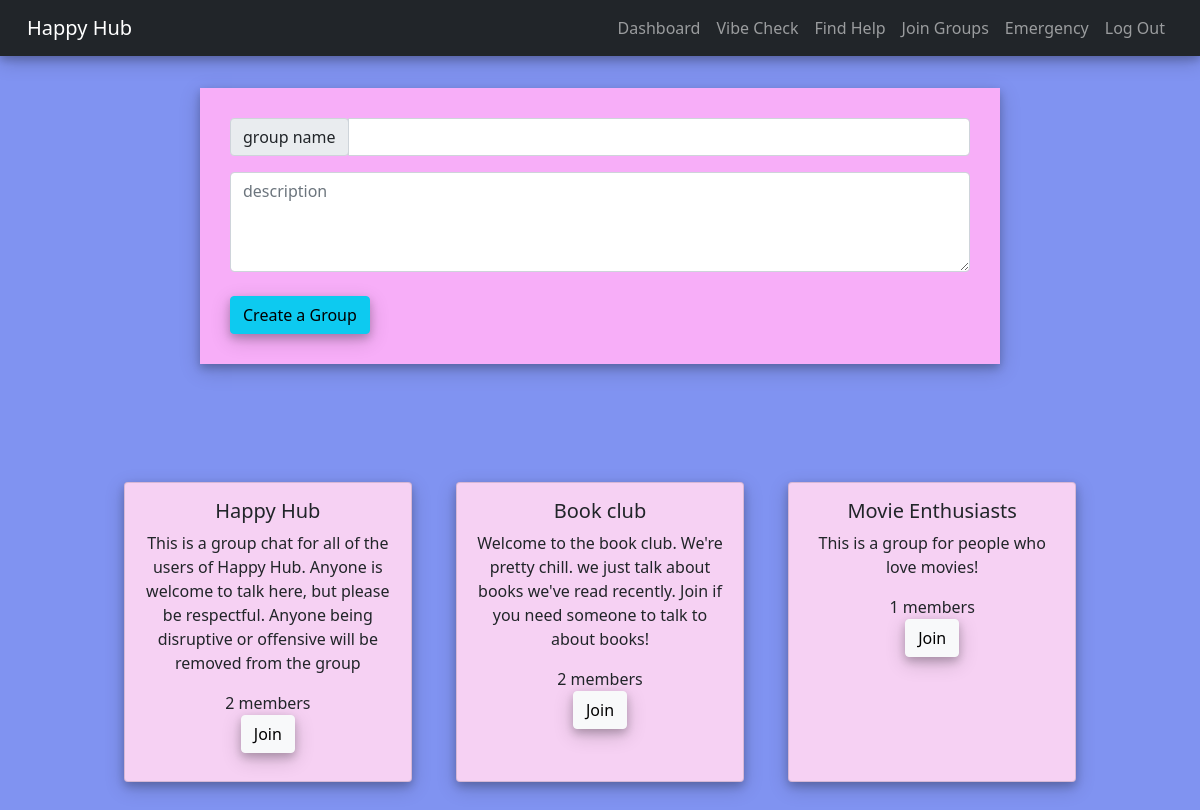
/group (signed in), run on an earlier commit of the app's database.
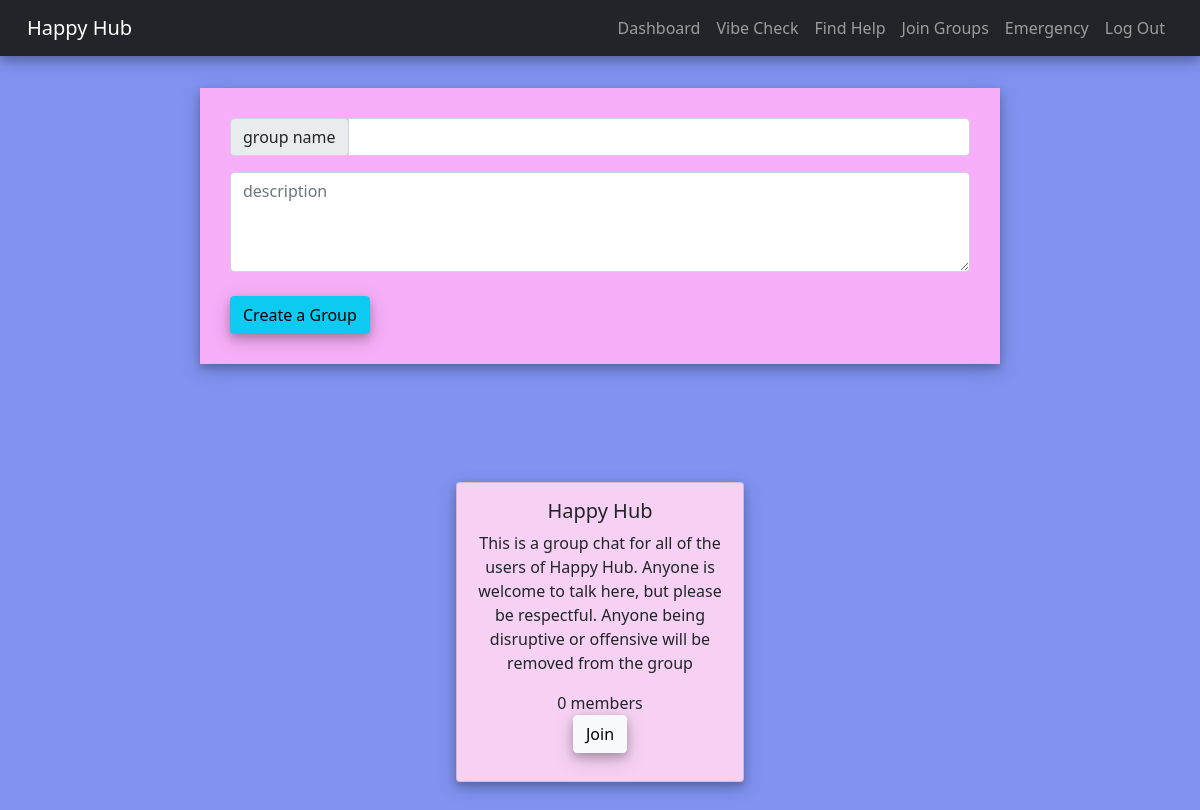
And on a later commit of the database.
### APP/models.py (models this page shows, shortened)
class ChatGroup(models.Model):
    name = models.CharField(max_length=50, default='', unique = True)
    created_at = models.DateTimeField(default=timezone.now)
    description = models.CharField(max_length=300, default='')
    members = models.ManyToManyField(User, through='GroupMembership')

### APP/views.py (the view, shortened to what this page needs)
# urls.py: path('group', views.group, name='group'),
def group(request):
    if not request.session.get('logged_in'):
        return redirect('/login')
    else:
        allGroups = ChatGroup.objects.all()
        groups = []
        allMembers = GroupMembership.objects.all()
        class Group:
            def __init__(self, name, description, members, number):
                self.name = name
                self.description = description
                self.members = members
                self.n = n
        for group in range(len(allGroups)):
            n = 0
            for g in GroupMembership.objects.filter(group = allGroups[group]):
                n = n+1
            groups.append(Group(allGroups[group].name, allGroups[group].description, GroupMembership.objects.filter(group = allGroups[group]), n))
        context = {
            'groups': groups
        }
        return render(request, 'group.html', context)

### APP/templates/group.html (shortened to what this page needs)
{% extends 'main.html' %}
{% block content %}
<br>
<br>
    <div class="createGrp">
        <form action="{% url 'group' %}" method="post" id="create">
            <div class="input-group mb-3">
                <div class="input-group-prepend">
                  <span class="input-group-text" id="basic-addon1">group name</span>
                </div>
                <input name="name" type="text" class="form-control" aria-describedby="basic-addon1">
            </div>
            <textarea name="description" style="width:740px; min-height: 100px;" class="form-control"  placeholder="description"></textarea>
            <br>
            <button type="submit" class="btn btn-info" style="box-shadow: 0 4px 8px 0 rgba(0, 0, 0, 0.2), 0 6px 20px 0 rgba(0, 0, 0, 0.19);">Create a Group</button>
        </form>
    </div>
    <br>
    <br>
    <center>
    {% for group in groups %}
        <div class="card" style="width: 18rem; background-color: #F6D1F3;  margin: 30px; display: inline-block; vertical-align: top; height: 300px; display: inline-block;  box-shadow: 0 4px 8px 0 rgba(0, 0, 0, 0.2), 0 6px 20px 0 rgba(0, 0, 0, 0.19); margin: 20px;">
            <div class="card-body">
            <h5 class="card-title">{{group.name}}</h5>
            <p class="card-text">{{group.description}}</p>
            {{group.n}} members
            <form action="{% url 'joinGroup' %}" method="post" id="join">
                <button class="btn btn-light" style="box-shadow: 0 4px 8px 0 rgba(0, 0, 0, 0.2), 0 6px 20px 0 rgba(0, 0, 0, 0.19);" type = "submit">Join</button>
            </form>
            </div>
        </div>
    {% endfor %}
    </center>
{% endblock %}

### APP/templates/main.html (shortened to what this page needs)
{% load static %}
<!DOCTYPE html>
<html lang="en">
<head>
    <link href="https://cdn.jsdelivr.net/npm/bootstrap@5.1.3/dist/css/bootstrap.min.css" rel="stylesheet">
    <link rel="stylesheet" href="https://cdnjs.cloudflare.com/ajax/libs/font-awesome/6.1.1/css/all.min.css" />
    <link rel="stylesheet" type="text/css" href="{% static 'css/main3.css' %}">
	<link href="https://cdn.jsdelivr.net/npm/bootstrap@5.0.2/dist/css/bootstrap.min.css" rel="stylesheet">
</head>
<body>
	<header>
	  <nav class="navbar navbar-expand-md navbar-dark fixed-top bg-dark">
	    <div class="container-fluid">
	      <a class="navbar-brand" href="{% url 'home' %}">Happy Hub</a>
	      <div class="collapse navbar-collapse" id="navbarCollapse">
	        <ul class="navbar-nav ms-auto mb-2 mb-md-0">
	          <li class="nav-item">
	            <a class="nav-link" href="{% url 'dashboard' %}">Dashboard</a>
	          </li>
	          <li class="nav-item">
	            <a class="nav-link" href="{% url 'moodChecker' %}">Vibe Check</a>
	          </li>
	          <li class="nav-item">
	            <a class="nav-link" href="{% url 'help' %}">Find Help</a>
	          </li>
			  <li class="nav-item">
	            <a class="nav-link" href="{% url 'group' %}">Join Groups</a>
	          </li>
			  <li class="nav-item">
	            <a class="nav-link" href="{% url 'emergency' %}">Emergency</a>
	          </li>
	          <li class="nav-item">
	            <a class="nav-link" href="{% url 'logout' %}">Log Out</a>
	          </li>
	        </ul>
	      </div>
	    </div>
	  </nav>
	</header>
	<main>
	  {% block content %}
	  {% endblock %}
	</main>
</body>
</html>

### APP/static/css/main3.css (style rules this page uses)
html { background-color:#5C82A0; background-size: cover; }
.navbar { min-height: 50px; padding: 15px; box-shadow: 0 4px 8px 0 rgba(0, 0, 0, 0.2), 0 6px 20px 0 rgba(0, 0, 0, 0.19); }
main { padding-bottom: 30px; padding-top: 40px; }
main { background-color: #8093F1; background-size: cover; }
body { position: relative; overflow-x: hidden; background-size: cover; background-color: #8093F1; }
body, html { height: 100%; }
.card { border-radius: 0px; }
.createGrp { background-color: #F7AEF8; max-width: 50rem; margin: auto; padding: 30px; box-shadow: 0 4px 8px 0 rgba(0, 0, 0, 0.2), 0 6px 20px 0 rgba(0, 0, 0, 0.19); }

What changed in the data, as far as the page shows it:
removed ChatGroup: name "Book club", description "Welcome to the book club. We're pretty chill. we just talk about books we've read recently. Join if you need someone to talk to about books!"
removed ChatGroup: name "Movie Enthusiasts", description "This is a group for people who love movies!"
Also different on the page:
new list line: "Happy Hub This is a group chat for all of the users of Happy Hub. Anyone is welcome to talk here, but please be respectful. Anyone being disruptive or offensive will be removed from the group"
new list line: "0 members Join"
list line gone: "Happy Hub This is a group chat for all of the users of Happy Hub. Anyone is welcome to talk here, but please be respectful. Anyone being disruptive or offensive will be removed from the group"
list line gone: "2 members Join"
list line gone: "1 members Join"
